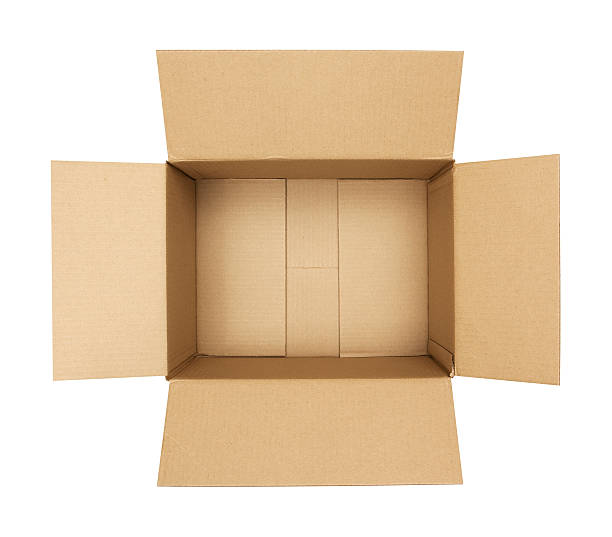
#> input picture img.png, 612 x 537 px
$ python image_FFT.py
#> lines starting #> are read from the running program, lines starting #| are printed output that depends on the picture
import numpy as np
import matplotlib.pyplot as plt
from skimage.io import imread, imshow
from skimage.color import rgb2hsv, rgb2gray, rgb2yuv
from skimage import color, exposure, transform
from skimage.exposure import equalize_hist

dark_image = imread('img.png')
#> dark_image is the input picture: shape (537, 612, 3); mean R, G, B 230.2, 209.9, 185.6

dark_image_grey = rgb2gray(dark_image)
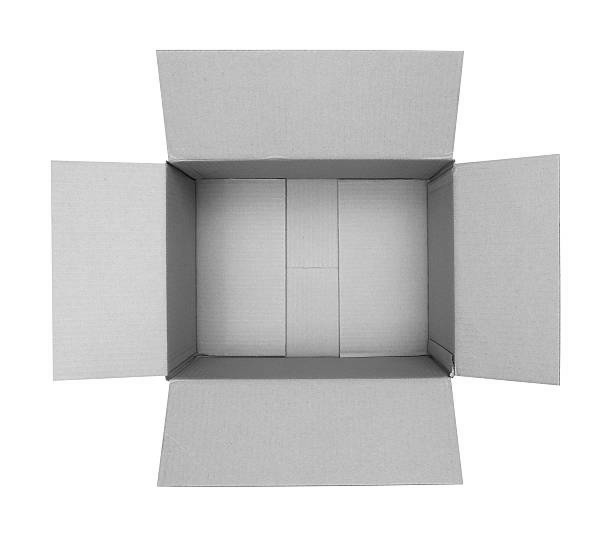
#> dark_image_grey: shape (537, 612) float64; min 0.034, max 1, mean 0.833
plt.figure(num=None, figsize=(8, 6), dpi=80)
plt.imshow(dark_image_grey, cmap='gray')

dark_image_grey_fourier = np.fft.fftshift(np.fft.fft2(dark_image_grey))
plt.figure(num=None, figsize=(8, 6), dpi=80)
plt.imshow(np.log(abs(dark_image_grey_fourier)), cmap='gray')

plt.show()
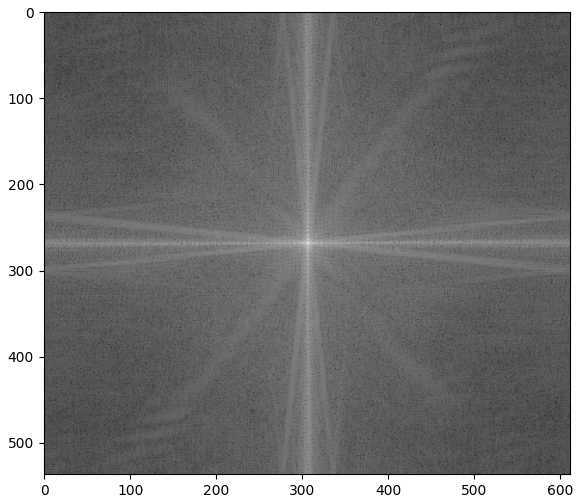
#> figure drawn by matplotlib, 1 panel
